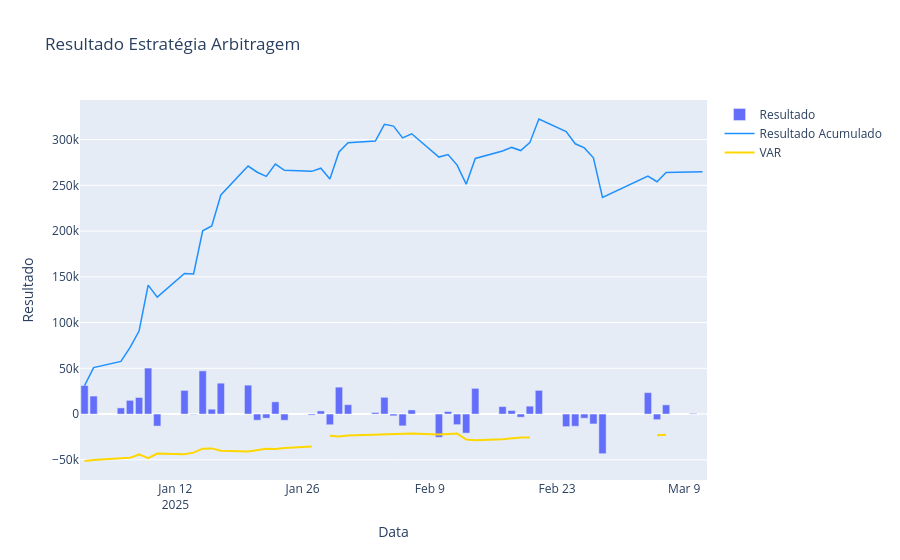

Source (notebook cell):
### Code cell
df_fly['RESULTADO'].fillna(value=0, inplace=True)    
RESULTADO = go.Bar(x = df_fly.DT,y = df_fly['RESULTADO'],name = 'Resultado')
RESULTADO_ACUMULADO = go.Scatter(x = df_fly.DT,y = df_fly['RESULTADO_ACUMULADO'],mode = 'lines', name = 'Resultado Acumulado',line = {'color': 'dodgerblue', 'width':1.5})
VAR  = go.Scatter(x = df_fly.DT,y = df_fly['VAR'],mode = 'lines', name = 'VAR', line = {'color': 'gold'})


data2 = [RESULTADO, RESULTADO_ACUMULADO, VAR]
layout = dict(title = 'Resultado Estratégia Arbitragem',
                       xaxis = dict(title = 'Data')
                       ,yaxis = dict(title = 'Resultado')
                       #xaxis_rangeslider_visible=True
                       )
fig2 = go.Figure(data=data2, layout=layout)
fig2.show()
